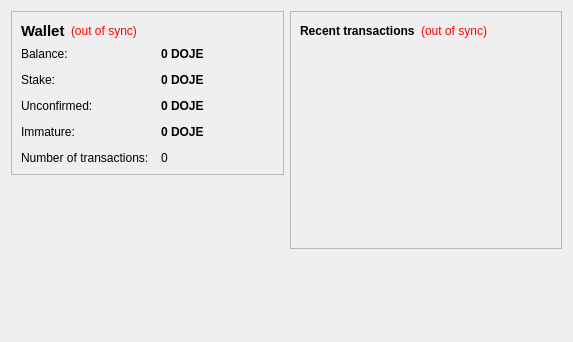
<?xml version="1.0" encoding="UTF-8"?>
<ui version="4.0">
 <class>OverviewPage</class>
 <widget class="QWidget" name="OverviewPage">
  <property name="geometry">
   <rect>
    <x>0</x>
    <y>0</y>
    <width>573</width>
    <height>342</height>
   </rect>
  </property>
  <property name="windowTitle">
   <string>Form</string>
  </property>
  <layout class="QHBoxLayout" name="horizontalLayout" stretch="1,1">
   <item>
    <layout class="QVBoxLayout" name="verticalLayout_2">
     <item>
      <widget class="QFrame" name="frame">
       <property name="frameShape">
        <enum>QFrame::StyledPanel</enum>
       </property>
       <property name="frameShadow">
        <enum>QFrame::Raised</enum>
       </property>
       <layout class="QVBoxLayout" name="verticalLayout_4">
        <item>
         <layout class="QHBoxLayout" name="horizontalLayout_4">
          <item>
           <widget class="QLabel" name="label_5">
            <property name="font">
             <font>
              <pointsize>11</pointsize>
              <weight>75</weight>
              <bold>true</bold>
             </font>
            </property>
            <property name="text">
             <string>Wallet</string>
            </property>
           </widget>
          </item>
          <item>
           <widget class="QLabel" name="labelWalletStatus">
            <property name="toolTip">
             <string>The displayed information may be out of date. Your wallet automatically synchronizes with the DojeCoin network after a connection is established, but this process has not completed yet.</string>
            </property>
            <property name="styleSheet">
             <string notr="true">QLabel { color: red; }</string>
            </property>
            <property name="text">
             <string notr="true">(out of sync)</string>
            </property>
            <property name="alignment">
             <set>Qt::AlignLeading|Qt::AlignLeft|Qt::AlignVCenter</set>
            </property>
           </widget>
          </item>
          <item>
           <spacer name="horizontalSpacer_2">
            <property name="orientation">
             <enum>Qt::Horizontal</enum>
            </property>
            <property name="sizeHint" stdset="0">
             <size>
              <width>40</width>
              <height>20</height>
             </size>
            </property>
           </spacer>
          </item>
         </layout>
        </item>
        <item>
         <layout class="QFormLayout" name="formLayout_2">
          <property name="fieldGrowthPolicy">
           <enum>QFormLayout::AllNonFixedFieldsGrow</enum>
          </property>
          <property name="horizontalSpacing">
           <number>12</number>
          </property>
          <property name="verticalSpacing">
           <number>12</number>
          </property>
          <item row="0" column="0">
           <widget class="QLabel" name="label">
            <property name="text">
             <string>Balance:</string>
            </property>
           </widget>
          </item>
          <item row="0" column="1">
           <widget class="QLabel" name="labelBalance">
            <property name="font">
             <font>
              <weight>75</weight>
              <bold>true</bold>
             </font>
            </property>
            <property name="cursor">
             <cursorShape>IBeamCursor</cursorShape>
            </property>
            <property name="toolTip">
             <string>Your current balance</string>
            </property>
            <property name="text">
             <string notr="true">0 DOJE</string>
            </property>
            <property name="textInteractionFlags">
             <set>Qt::LinksAccessibleByMouse|Qt::TextSelectableByKeyboard|Qt::TextSelectableByMouse</set>
            </property>
           </widget>
          </item>
          <item row="1" column="0">
           <widget class="QLabel" name="label_6">
            <property name="text">
             <string>Stake:</string>
            </property>
           </widget>
          </item>
          <item row="1" column="1">
           <widget class="QLabel" name="labelStake">
            <property name="font">
             <font>
              <weight>75</weight>
              <bold>true</bold>
             </font>
            </property>
            <property name="cursor">
             <cursorShape>IBeamCursor</cursorShape>
            </property>
            <property name="toolTip">
             <string>Total of coins that was staked, and do not yet count toward the current balance</string>
            </property>
            <property name="text">
             <string notr="true">0 DOJE</string>
            </property>
            <property name="textInteractionFlags">
             <set>Qt::LinksAccessibleByMouse|Qt::TextSelectableByKeyboard|Qt::TextSelectableByMouse</set>
            </property>
           </widget>
          </item>
          <item row="2" column="0">
           <widget class="QLabel" name="label_3">
            <property name="text">
             <string>Unconfirmed:</string>
            </property>
           </widget>
          </item>
          <item row="2" column="1">
           <widget class="QLabel" name="labelUnconfirmed">
            <property name="font">
             <font>
              <weight>75</weight>
              <bold>true</bold>
             </font>
            </property>
            <property name="cursor">
             <cursorShape>IBeamCursor</cursorShape>
            </property>
            <property name="toolTip">
             <string>Total of transactions that have yet to be confirmed, and do not yet count toward the current balance</string>
            </property>
            <property name="text">
             <string notr="true">0 DOJE</string>
            </property>
            <property name="textInteractionFlags">
             <set>Qt::LinksAccessibleByMouse|Qt::TextSelectableByKeyboard|Qt::TextSelectableByMouse</set>
            </property>
           </widget>
          </item>
          <item row="3" column="0">
           <widget class="QLabel" name="labelImmatureText">
            <property name="text">
             <string>Immature:</string>
            </property>
           </widget>
          </item>
          <item row="3" column="1">
           <widget class="QLabel" name="labelImmature">
            <property name="font">
             <font>
              <weight>75</weight>
              <bold>true</bold>
             </font>
            </property>
            <property name="toolTip">
             <string>Mined balance that has not yet matured</string>
            </property>
            <property name="text">
             <string notr="true">0 DOJE</string>
            </property>
            <property name="textInteractionFlags">
             <set>Qt::LinksAccessibleByMouse|Qt::TextSelectableByKeyboard|Qt::TextSelectableByMouse</set>
            </property>
           </widget>
          </item>
          <item row="4" column="0">
           <widget class="QLabel" name="label_2">
            <property name="text">
             <string>Number of transactions:</string>
            </property>
           </widget>
          </item>
          <item row="4" column="1">
           <widget class="QLabel" name="labelNumTransactions">
            <property name="toolTip">
             <string>Total number of transactions in wallet</string>
            </property>
            <property name="text">
             <string notr="true">0</string>
            </property>
           </widget>
          </item>
         </layout>
        </item>
       </layout>
      </widget>
     </item>
     <item>
      <spacer name="verticalSpacer">
       <property name="orientation">
        <enum>Qt::Vertical</enum>
       </property>
       <property name="sizeHint" stdset="0">
        <size>
         <width>20</width>
         <height>40</height>
        </size>
       </property>
      </spacer>
     </item>
     <item>
      <widget class="QLabel" name="label_6">
       <property name="text">
        <string/>
       </property>
       <property name="pixmap">
        <pixmap resource="../bitcoin.qrc">:/images/backg</pixmap>
       </property>
       <property name="scaledContents">
        <bool>false</bool>
       </property>
       <property name="alignment">
        <set>Qt::AlignCenter</set>
       </property>
       <property name="margin">
        <number>-2</number>
       </property>
      </widget>
     </item>
    </layout>
   </item>
   <item>
    <layout class="QVBoxLayout" name="verticalLayout_3">
     <item>
      <widget class="QFrame" name="frame_2">
       <property name="frameShape">
        <enum>QFrame::StyledPanel</enum>
       </property>
       <property name="frameShadow">
        <enum>QFrame::Raised</enum>
       </property>
       <layout class="QVBoxLayout" name="verticalLayout">
        <item>
         <layout class="QHBoxLayout" name="horizontalLayout_2">
          <item>
           <widget class="QLabel" name="label_4">
            <property name="text">
             <string>&lt;b&gt;Recent transactions&lt;/b&gt;</string>
            </property>
           </widget>
          </item>
          <item>
           <widget class="QLabel" name="labelTransactionsStatus">
            <property name="toolTip">
             <string>The displayed information may be out of date. Your wallet automatically synchronizes with the DojeCoin network after a connection is established, but this process has not completed yet.</string>
            </property>
            <property name="styleSheet">
             <string notr="true">QLabel { color: red; }</string>
            </property>
            <property name="text">
             <string notr="true">(out of sync)</string>
            </property>
            <property name="alignment">
             <set>Qt::AlignRight|Qt::AlignTrailing|Qt::AlignVCenter</set>
            </property>
           </widget>
          </item>
          <item>
           <spacer name="horizontalSpacer">
            <property name="orientation">
             <enum>Qt::Horizontal</enum>
            </property>
            <property name="sizeHint" stdset="0">
             <size>
              <width>40</width>
              <height>20</height>
             </size>
            </property>
           </spacer>
          </item>
         </layout>
        </item>
        <item>
         <widget class="QListView" name="listTransactions">
          <property name="styleSheet">
           <string notr="true">QListView { background: transparent; }</string>
          </property>
          <property name="frameShape">
           <enum>QFrame::NoFrame</enum>
          </property>
          <property name="verticalScrollBarPolicy">
           <enum>Qt::ScrollBarAlwaysOff</enum>
          </property>
          <property name="horizontalScrollBarPolicy">
           <enum>Qt::ScrollBarAlwaysOff</enum>
          </property>
          <property name="selectionMode">
           <enum>QAbstractItemView::NoSelection</enum>
          </property>
         </widget>
        </item>
       </layout>
      </widget>
     </item>
     <item>
      <spacer name="verticalSpacer_2">
       <property name="orientation">
        <enum>Qt::Vertical</enum>
       </property>
       <property name="sizeHint" stdset="0">
        <size>
         <width>20</width>
         <height>40</height>
        </size>
       </property>
      </spacer>
     </item>
    </layout>
   </item>
  </layout>
 </widget>
 <resources/>
 <connections/>
</ui>
